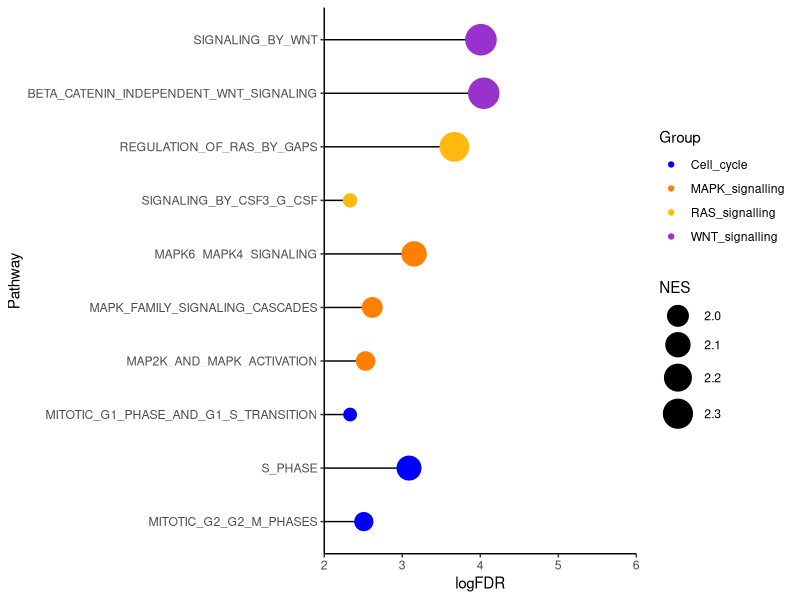
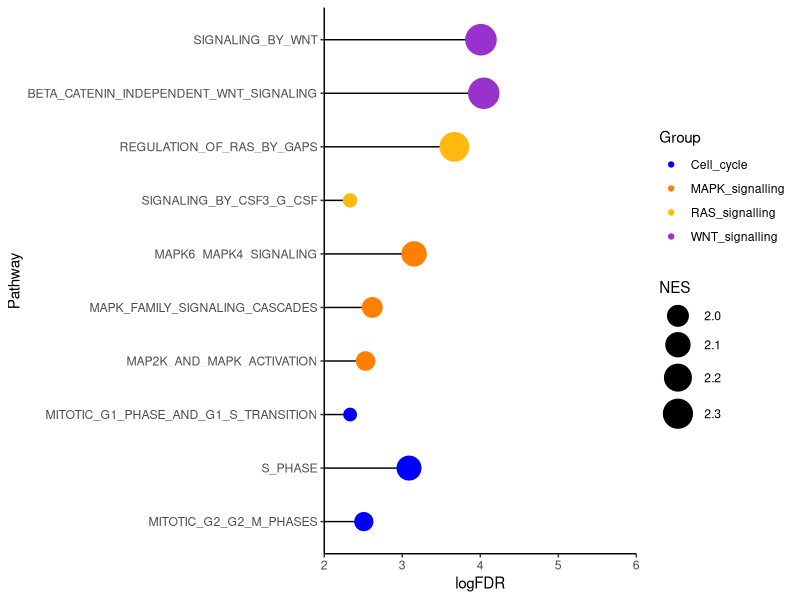

R code for these plots, in order:
##################################
#Plotting differentially enriched pathways in IF0131 cytogenetic subclones
#Author: Alba Rodriguez-Meira, DPhil
#Date created: 14th October 2021
#Date last modified: 14th October 2021
##################################

reactome<-read.table(file="output/gsea_report_for_cloneB_REACTOME.txt",header = T,sep="\t")

reactome$Pathway<-gsub("REACTOME_","",reactome$Pathway)
reactome$logFDR<-(-log10(reactome$FDR_q_val))

#Re-order for plotting
reactome$Order<-length(reactome$NES):1
reactome$Pathway <- factor(reactome$Pathway, levels = reactome$Pathway[order(reactome$Order)])

#####################################
library(ggplot2)
ggplot(reactome,aes(x=logFDR,y=Pathway))+
  geom_segment(aes(x=2, xend=logFDR, y=Pathway, yend=Pathway), colour="black")+
  geom_point(aes(colour=Group,size=NES))+
  theme_classic()+
  scale_size(range = c(4,10))+
  scale_x_continuous(limits = c(2,6), expand = c(0, 0))+
  #xlim(values=c(2,6))+
  scale_color_manual(values=c("blue","darkorange1","darkgoldenrod1","darkorchid"))

ggsave(file="FigureS3n.png",width = 6,height = 4)
